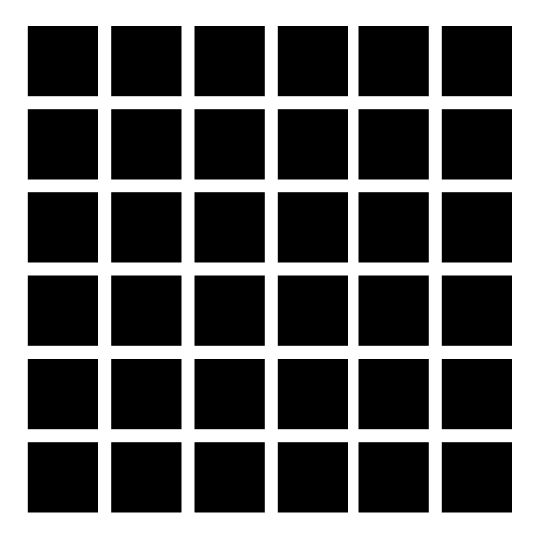
#> input picture black_squares.png, 538 x 538 px
$ python OMS_Jul_1.py   (older library calls are emulated)
#> lines starting #> are read from the running program, lines starting #| are printed output that depends on the picture; after the words box and inside, x2 and y2 are one past the last pixel; in counts of white or black regions, pixels touching at a corner belong together
"""
oms_static.py

Run a single still image through the OFF-bipolar ➜ amacrine ➜ OMS-RGC
cascade of Baccus et al. (2008).

"""

import numpy as np
from scipy import signal
import cv2
import matplotlib.pyplot as plt
import matplotlib.patches as patches

#implement non-linear activation , what is the threshold and slope?
def rectifier(v, thresh=0.0, slope=1e2):
    """Steep sigmoid ≈ hard threshold. Looks like a ReLU"""
    return np.maximum(0.0, slope * (v - thresh))

def gaussian(size, sigma):
    ax = np.arange(-(size // 2), size // 2 + 1)
    g = np.exp(-0.5 * (ax / sigma) ** 2)
    return g / g.sum()
def difference_of_gaussians(size_c=1, sig_c=0.3, size_s=41, sig_s=15.0, w_surround=1.2):
    sz = max(size_c, size_s)
    pad_c = (sz - size_c) // 2
    pad_s = (sz - size_s) // 2
    center = np.pad(gaussian(size_c, sig_c), (pad_c, pad_c))
    surround = np.pad(gaussian(size_s, sig_s), (pad_s, pad_s))
    return center - w_surround * surround

# setup params for OMS; spatial filter, amacrine gain, rectification threshold, rectification slope, RGC threshold
class OMSStatic:
    """
    1. OFF bipolars:     linear DoG RF  (space only)
    2. Rectification:    synaptic non-linearity per bipolar terminal
    3. Amacrine:         sums rectified background, divides object drive
    4. OMS-RGC:          optional spike threshold
    """

    def __init__(self, beta=1.04, rect_thresh=0.0, rect_slope=1e2, rgc_thresh = 0.01):
        self.spatial = difference_of_gaussians()
        self.beta = beta
        self.rect_thresh = rect_thresh
        self.rect_slope = rect_slope
        self.rgc_thresh = rgc_thresh

    # ---------- public ----------------------------------------------------
    def process(self, frame, obj_mask, bkg_mask):

        """
        frame     : 2-D grayscale ndarray (H,W) in 0-1 range
        obj_mask  : boolean (H,W) region supplying excitatory drive
        bkg_mask  : boolean (H,W) region supplying amacrine inhibition
        returns   : dict { 'E', 'A', 'V', 'spike', 'lin', 'rect' }
        """

        # Stage 1: spatial convolution - output of OFF bipolar cells ; np.outer creates a 2d filter from 1d kernel
        lin = signal.fftconvolve(frame, np.outer(self.spatial, self.spatial), mode='same')

        # Stage 2: rectification per pixel; turns into DC signal, non-linearity , every bipolar must be rectified
        rect = rectifier(lin, self.rect_thresh, self.rect_slope)

        #sums the rectified signal within the object and background regions;
        B = rect[obj_mask].sum()     # direct bipolar excitary input ; sum of spatiotemporal bipoalr cells
        A = rect[bkg_mask].sum()     # background amacrine inhibtory drive


        # Stage 3: gain control, fig. 5 , final membrane potential of the OMS cell
        # integ(s(x,y,t)*alphaF(x,y,t-tau)dxdydt) /  1+ Ba'(t)
        G = B / (1.0 + self.beta * A)

        #print(f"G = {G:.10f}, rgc_thresh = {self.rgc_thresh:.10f}, G > rgc_thresh = {G > self.rgc_thresh}")

        #thresholding for RGC spike, -50mV usually
        spike = int(G > self.rgc_thresh)
        return {'Excitatory Bipolar Signal': B, 'Inhibitory Amacrine Signal': A, 'RGC Output Voltage': G, 'spike': spike, 'lin': lin, 'rect': rect}

    def visualize(self, frame, lin, rect, obj_mask=None, G=None):
        fig, axes = plt.subplots(1, 3, figsize=(18, 4))
        axes[0].imshow(frame, cmap='gray')
        axes[0].set_title('Input')
        axes[0].axis('off')
        axes[1].imshow(lin, cmap='gray')
        axes[1].set_title('Linear')
        axes[1].axis('off')
        axes[2].imshow(rect, cmap='gray')
        axes[2].set_title('Rectified')
        axes[2].axis('off')
        plt.tight_layout()
        plt.show()

#ignore except for otsu
    def detect_objects_adaptive(self, frame, method='threshold'):
        """
        Automatically detect objects in the image based on content
        method: 'threshold', 'edge', 'gradient', 'otsu'
        """
        if method == 'threshold':
            # Simple threshold-based segmentation
            thresh = np.mean(frame)
            obj_mask = frame < thresh  # Dark objects on light background
            bkg_mask = ~obj_mask

        #generally best; experimentally defines object vs background
        elif method == 'otsu':
            # Otsu's method for automatic thresholding
            frame_uint8 = (frame * 255).astype(np.uint8)
            thresh, _ = cv2.threshold(frame_uint8, 0, 255, cv2.THRESH_BINARY + cv2.THRESH_OTSU)
            obj_mask = frame < (thresh / 255.0)
            bkg_mask = ~obj_mask

        elif method == 'edge':
            # Edge-based segmentation
            frame_uint8 = (frame * 255).astype(np.uint8)
            edges = cv2.Canny(frame_uint8, 50, 150)
            # Dilate edges to create regions
            kernel = np.ones((3,3), np.uint8)
            edges = cv2.dilate(edges, kernel, iterations=2)
            obj_mask = edges > 0
            bkg_mask = ~obj_mask

        elif method == 'gradient':
            # Gradient-based segmentation
            grad_x = cv2.Sobel(frame, cv2.CV_64F, 1, 0, ksize=3)
            grad_y = cv2.Sobel(frame, cv2.CV_64F, 0, 1, ksize=3)
            gradient_magnitude = np.sqrt(grad_x**2 + grad_y**2)
            thresh = np.percentile(gradient_magnitude, 75)
            obj_mask = gradient_magnitude > thresh
            bkg_mask = ~obj_mask

        else:
            raise ValueError(f"Unknown detection method: {method}")

        return obj_mask, bkg_mask


# VISUALISATION
if __name__ == "__main__":
    # Load image
    img = cv2.imread("black_squares.png", cv2.IMREAD_GRAYSCALE)
#> img is the input picture: shape (538, 538); min 0, max 255, mean 98.4
    img = img.astype(np.float32) / 255.0 # divide everyhting by 255 to get into float

    # Initialize OMS system
    oms = OMSStatic(beta=1.0, rect_thresh=0.01, rgc_thresh=0.01)

    print("="*60)
    print("OMS ALGORITHM DEMO - Content-Based Object Detection")
    print("="*60)

    # Test different object detection methods
    detection_methods = [
        ('dark_regions', 'Dark regions as objects'),
        ('bright_regions', 'Bright regions as objects'),
        ('otsu', 'Otsu automatic thresholding'),
        ('threshold', 'Mean-based thresholding'),
        ('center_circle', 'Fixed center circle (original)')
    ]

    for method, description in detection_methods:
        print(f"\n{'-'*50}")
        print(f"Testing: {description}")
        print(f"{'-'*50}")

        try:
            if method in ['dark_regions', 'bright_regions', 'otsu', 'threshold']:
                obj_mask, bkg_mask = oms.detect_objects_adaptive(img, method)
            else:
                obj_mask, bkg_mask = oms.detect_objects_manual(img, method)

            result = oms.process(img, obj_mask, bkg_mask)
            oms.visualize(img, result['lin'], result['rect'], obj_mask=obj_mask, G=result['RGC Output Voltage'])

            # Print results
            print(f"Object pixels: {obj_mask.sum()}")
            print(f"Background pixels: {bkg_mask.sum()}")
            print(f"Excitatory drive: {result['Excitatory Bipolar Signal']:.3f}")
            print(f"Inhibitory drive: {result['Inhibitory Amacrine Signal']:.3f}")
            print(f"Final response: {result['RGC Output Voltage']:.3f}")
            print(f"Spike generated: {'YES' if result['spike'] else 'NO'}")

        except Exception as e:
            print(f"Error with method '{method}': {e}")
#> this loop made 5 passes
#> (thresh in detect_objects_adaptive, B in process, A in process, G in process, spike in process) on passes 3 to 4: (125, 493556.4, 287771, 1.72, 1), (0.386, 493190.6, 288136.8, 1.71, 1)
#| Object pixels: 176446
#| Background pixels: 112998
#| Excitatory drive: 493556.399
#| Inhibitory drive: 287770.986
#| Final response: 1.715
#| Spike generated: YES
#| Object pixels: 176391
#| Background pixels: 113053
#| Excitatory drive: 493190.595
#| Inhibitory drive: 288136.790
#> (further printed lines are left out)
#> pass 3, in detect_objects_adaptive (call 3), `obj_mask = frame < (thresh / 255.0)`:
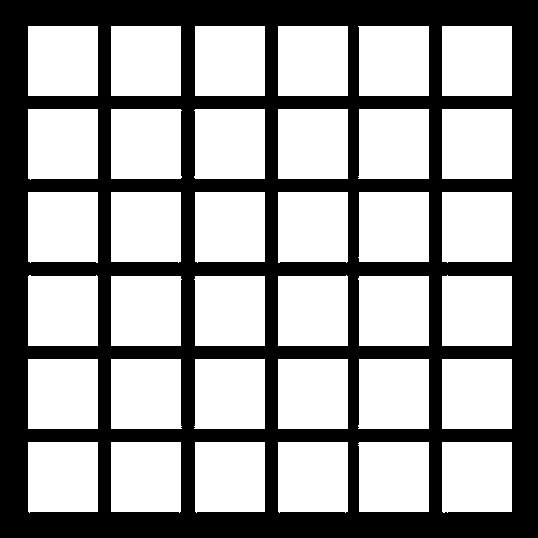
#> obj_mask: shape (538, 538) bool; 61% white; 1 black region, box (x1, y1, x2, y2) and area: (0, 0, 538, 538) 112998
#> pass 3, in process, `lin = signal.fftconvolve(frame, np.outer(self.spatial, self.spatial), ..`:
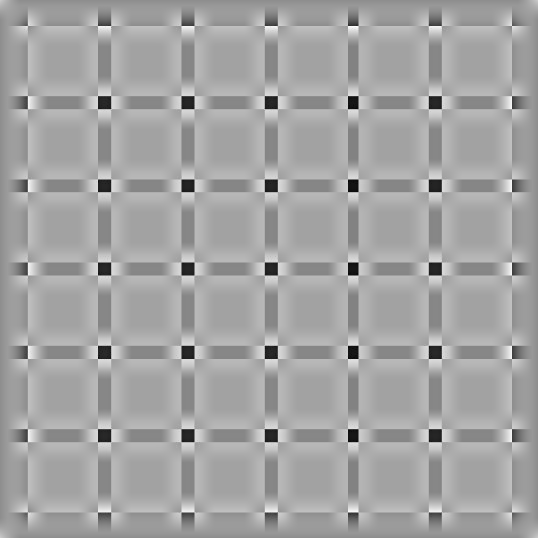
#> lin: shape (538, 538) float64; min -0.619, max 0.354, mean 0.00799; drawn with min black and max white
#> pass 3, in process, `rect = rectifier(lin, self.rect_thresh, self.rect_slope)`:
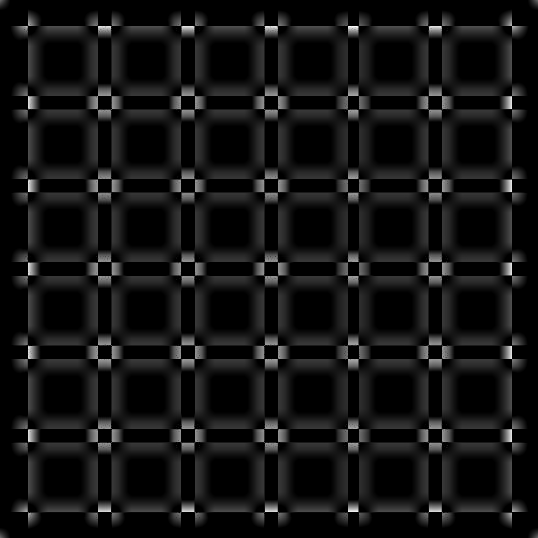
#> rect: shape (538, 538) float64; min 0, max 34.42, mean 2.7; drawn with min black and max white
#> after the loop: bkg_mask: shape (538, 538) bool; 39.1% white; 1 white region, box (x1, y1, x2, y2) and area: (0, 0, 538, 538) 113053

    print("DEMO COMPLETE")

$ run again, with ouchi.png copied over black_squares.png
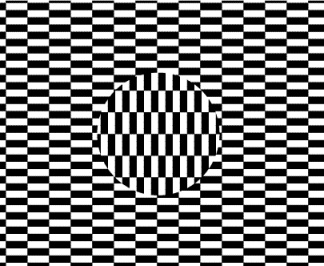
#> input picture ouchi.png, 324 x 266 px
#> img is the input picture: shape (266, 324); min 0, max 255, mean 122.7
#> the loop `for method, description in detection_methods:` made 5 passes
#> (thresh in detect_objects_adaptive, B in process, A in process, G in process, spike in process) on passes 3 to 4: (126, 12633.2, 1373566.3, 0.0092, 0), (0.481, 10474.8, 1375724.7, 0.00761, 0)
#> (printed output is left out)
#> pass 3, in detect_objects_adaptive (call 3), `obj_mask = frame < (thresh / 255.0)`:
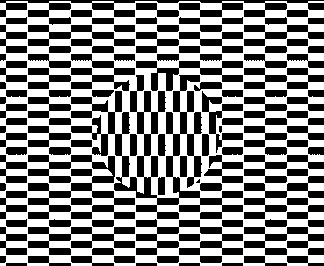
#> obj_mask: shape (266, 324) bool; 51.9% white; 118 black regions (2 under 20 px), largest, box (x1, y1, x2, y2) and area: (71, 75, 243, 219) 6490, (28, 155, 135, 219) 2798, (0, 0, 324, 17) 2277
#> after the loop `for method, description in detection_methods:`:
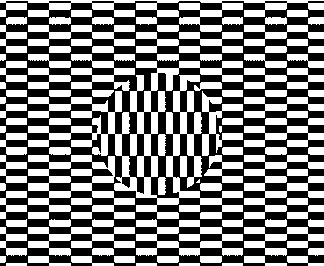
#> bkg_mask: shape (266, 324) bool; 48.5% white; 102 white regions (2 under 20 px), largest, box (x1, y1, x2, y2) and area: (28, 61, 243, 219) 8822, (0, 0, 324, 32) 2882, (28, 155, 135, 219) 2799
